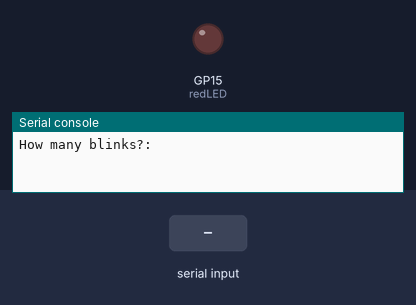
Simulated run of this program. Board: Raspberry Pi Pico running MicroPython. Parts: output pins drawn as LEDs (lit = HIGH), the last lines printed to the serial console. Dashed ring = blinking. Inputs (shaded band) come from the test bench.

Above: at 1.2 s.
1.3 s: "5" typed at the serial console, then Enter
At 1.7 s:
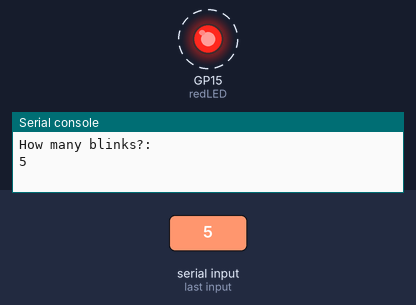
4.3 s: "90" typed at the serial console, then Enter
Timing chart, 0 to 13.3 s (numbered marks = the images above; inputs shaded):
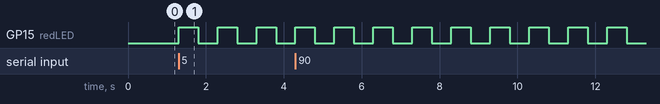

The program:

forloops.py
```python
#Stops one value before
'''
for i in range(13):
    print(i)'''

#Counts to 10
'''
for i in range(1,11,1):
    print(i)'''

#Counts from 10 to 0 (because it stops before -1)
'''
for i in range(10,-1,-1):
    print(i)'''

#Steps through array
'''
x=[2,31,4,324,43]
for i in x:
    print(i)'''

#Steps through each fruit and each lettre in each fruit
'''
fruits=['apple','orange','banana']
for fruit in fruits:
    print(fruit)
    for lettre in fruit:
        print(lettre)'''

from machine import Pin
import time

redPin=15
redLED=Pin(redPin,Pin.OUT)

while True:
    numBlinks=int(input('How many blinks?: '))
    for i in range(0,numBlinks,1):
        redLED.value(1)
        time.sleep(.5)
        redLED.value(0)
        time.sleep(.5)
```

Measured:
- after the input at 1.3 s, GP15 (redLED): alternates HIGH for 0.50 s and LOW for 0.50 s, starting at once
